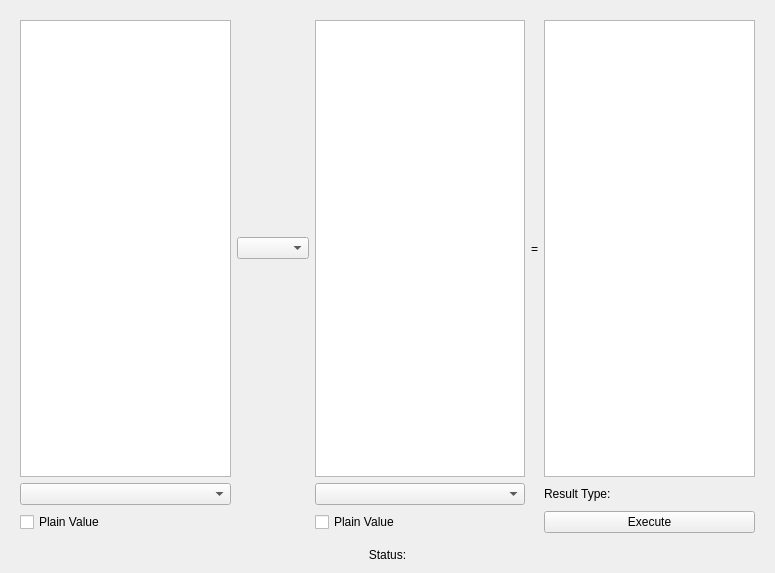
<?xml version="1.0" encoding="UTF-8"?>
<ui version="4.0">
 <class>MatAriInterface</class>
 <widget class="QWidget" name="MatAriInterface">
  <property name="geometry">
   <rect>
    <x>0</x>
    <y>0</y>
    <width>775</width>
    <height>573</height>
   </rect>
  </property>
  <property name="sizePolicy">
   <sizepolicy hsizetype="Expanding" vsizetype="Expanding">
    <horstretch>0</horstretch>
    <verstretch>0</verstretch>
   </sizepolicy>
  </property>
  <property name="windowTitle">
   <string>Form</string>
  </property>
  <layout class="QVBoxLayout" name="verticalLayout">
   <item>
    <widget class="QWidget" name="widget" native="true">
     <layout class="QGridLayout" name="gridLayout">
      <item row="1" column="2">
       <widget class="QComboBox" name="type_choice_2"/>
      </item>
      <item row="0" column="4">
       <widget class="QTextBrowser" name="text_browser_result"/>
      </item>
      <item row="0" column="1">
       <widget class="QComboBox" name="operator_choice"/>
      </item>
      <item row="1" column="4">
       <widget class="QLabel" name="result_type_label">
        <property name="text">
         <string>Result Type:</string>
        </property>
       </widget>
      </item>
      <item row="0" column="3">
       <widget class="QLabel" name="eq_label">
        <property name="text">
         <string>=</string>
        </property>
       </widget>
      </item>
      <item row="1" column="0">
       <widget class="QComboBox" name="type_choice_1"/>
      </item>
      <item row="2" column="0">
       <widget class="QCheckBox" name="plain_1">
        <property name="text">
         <string>Plain Value</string>
        </property>
       </widget>
      </item>
      <item row="2" column="2">
       <widget class="QCheckBox" name="plain_2">
        <property name="text">
         <string>Plain Value</string>
        </property>
       </widget>
      </item>
      <item row="2" column="4">
       <widget class="QPushButton" name="exec_button">
        <property name="text">
         <string>Execute</string>
        </property>
       </widget>
      </item>
      <item row="0" column="0">
       <widget class="QPlainTextEdit" name="text_edit_1"/>
      </item>
      <item row="0" column="2">
       <widget class="QPlainTextEdit" name="text_edit_2"/>
      </item>
     </layout>
    </widget>
   </item>
   <item>
    <widget class="QLabel" name="status">
     <property name="maximumSize">
      <size>
       <width>16777215</width>
       <height>25</height>
      </size>
     </property>
     <property name="text">
      <string>Status:</string>
     </property>
     <property name="alignment">
      <set>Qt::AlignCenter</set>
     </property>
    </widget>
   </item>
  </layout>
 </widget>
 <resources/>
 <connections/>
</ui>
